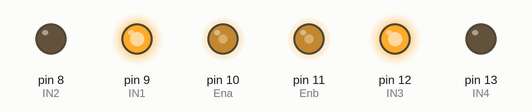
This sketch was run on a simulated Arduino Uno, built with avr-gcc and run on an emulated ATmega328P. Shown: output pins drawn as LEDs (lit = HIGH).

Above: at 0.1 s.
Timing chart, 0 to 1.6 s (numbered marks = the images above):
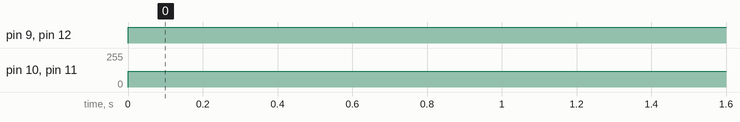

The sketch:

bodacious_jaiks_snicket1__1_.ino
```cpp
#define Ena 10
#define IN1 9
#define IN2 8

#define Enb 11
#define IN3 12
#define IN4 13

void setup() {
  // إعداد الدبابيس كمدخلات/مخرجات
  pinMode(Ena, OUTPUT);
  pinMode(IN1, OUTPUT);
  pinMode(IN2, OUTPUT);
  pinMode(Enb, OUTPUT);
  pinMode(IN3, OUTPUT);
  pinMode(IN4, OUTPUT);
}

void loop() {
  // التحكم في المحرك 1
  digitalWrite(IN1, HIGH);
  digitalWrite(IN2,LOW);
  analogWrite(Ena, 120);

  // التحكم في المحرك 2
  digitalWrite(IN3,HIGH );
  digitalWrite(IN4,LOW);
  analogWrite(Enb,120);

  // يمكنك إضافة تأخير إذا لزم الأمر، لكن التأخير ليس مطلوبًا بشكل أساسي
}
```

Measured:
- by itself, pin 9 (IN1), pin 12 (IN3): LOW → HIGH at 0.00 s
- by itself, pin 10 (Ena), pin 11 (Enb): 0/255 → 120/255 at 0.00 s
